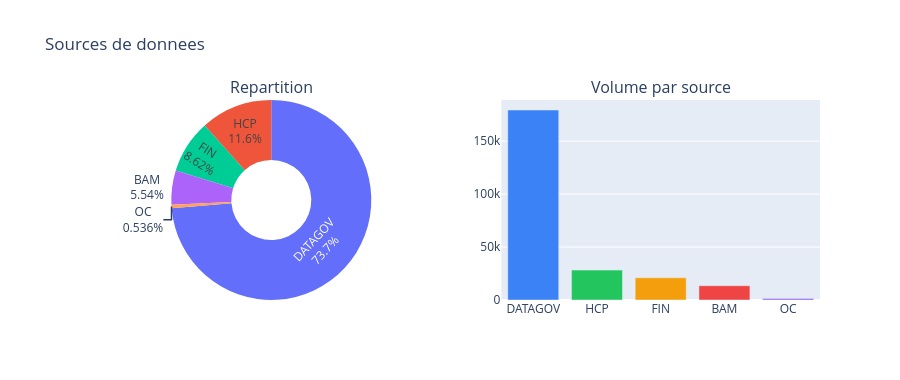

Notebook code for this chart:
### Code cell
# Repartition par source
src_stats = df.groupby('source_code').agg(
    nb_lignes=('valeur', 'count'),
    nb_indicateurs=('code_indicateur', 'nunique'),
    valeur_moy=('valeur', 'mean'),
    valeur_std=('valeur', 'std'),
    date_min=('date', 'min'),
    date_max=('date', 'max'),
).sort_values('nb_lignes', ascending=False)

print(src_stats.to_string())

fig = make_subplots(rows=1, cols=2, specs=[[{'type': 'pie'}, {'type': 'bar'}]],
                    subplot_titles=['Repartition', 'Volume par source'])
counts = df['source_code'].value_counts()
fig.add_trace(go.Pie(labels=counts.index.tolist(), values=counts.values.tolist(),
                      hole=0.4, textinfo='label+percent'), row=1, col=1)
fig.add_trace(go.Bar(x=counts.index.tolist(), y=counts.values.tolist(),
                      marker_color=['#3b82f6','#22c55e','#f59e0b','#ef4444','#8b5cf6']),
              row=1, col=2)
fig.update_layout(height=380, title_text='Sources de donnees', showlegend=False)
fig.show()

### Figure 1 — Plotly figure (JSON) as saved in the notebook; plotly's stock layout.template omitted (floating-point values rounded to 4 significant figures)
{"data": [{"domain": {"x": [0.0, 0.45], "y": [0.0, 1.0]}, "hole": 0.4, "labels": ["DATAGOV", "HCP", "FIN", "BAM", "OC"], "textinfo": "label+percent", "type": "pie", "values": [179477, 28254, 20998, 13500, 1306]}, {"marker": {"color": ["#3b82f6", "#22c55e", "#f59e0b", "#ef4444", "#8b5cf6"]}, "type": "bar", "x": ["DATAGOV", "HCP", "FIN", "BAM", "OC"], "xaxis": "x", "y": [179477, 28254, 20998, 13500, 1306], "yaxis": "y"}], "layout": {"annotations": [{"font": {"size": 16}, "showarrow": false, "text": "Repartition", "x": 0.225, "xanchor": "center", "xref": "paper", "y": 1.0, "yanchor": "bottom", "yref": "paper"}, {"font": {"size": 16}, "showarrow": false, "text": "Volume par source", "x": 0.775, "xanchor": "center", "xref": "paper", "y": 1.0, "yanchor": "bottom", "yref": "paper"}], "height": 380, "showlegend": false, "title": {"text": "Sources de donnees"}, "xaxis": {"anchor": "y", "domain": [0.55, 1.0]}, "yaxis": {"anchor": "x", "domain": [0.0, 1.0]}}}
